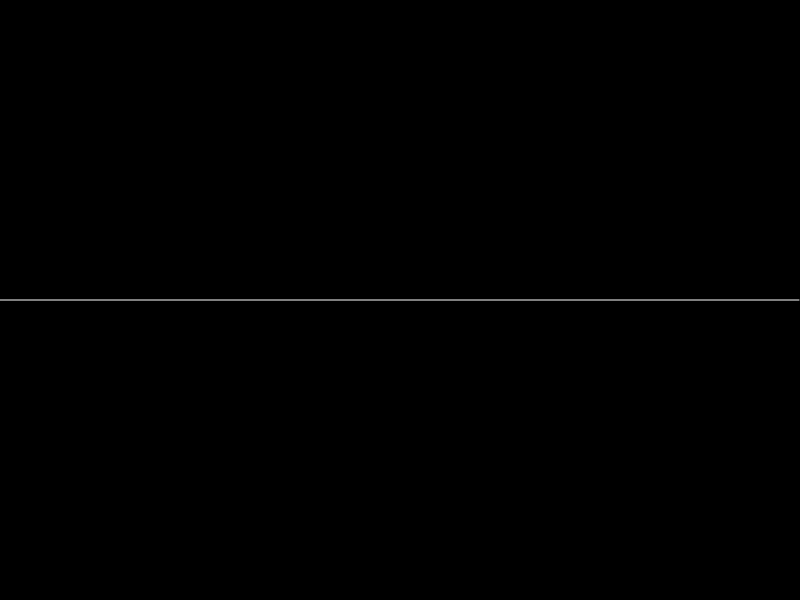
Frame 1 (no input)
Frame 60 (no input): identical to frame 1, image omitted
Frame 120 (the mouse pressed at the canvas centre since frame 60): identical to frame 1, image omitted

The p5.js sketch that drew this single still picture (run headless with seeded random() and noise() and a simulated clock; from frame 60 on, the mouse is pressed at the canvas centre):

// p5.js sketch
// ── sketch.js
let data = [];
let w = 0;
let b = 0;
let Width = 800;
let Height = 600;
function setup() {
	createCanvas(Width,Height);
	
}

function draw() {
	background(0);
	for(var i = 0;i<data.length;i++){
		
		fill(255);
		stroke(255);
		ellipse(data[i][0],data[i][1]*windowHeight,5,5);
	}
	train();
		stroke(255);
		noFill();
		beginShape();
		
		for(var j = 0;j<width;j++){
			vertex(j,Math.round(sigmoid(w*j+b)*Height))
		}
		endShape();
}
function crossentropy(y,p){
	return y*Math.log(p)+(1-y)*Math.log(1-p)
}
function sigmoid(x){
	return 1/(1+Math.exp(-x))
}
function mouseClicked() {
	data.push([mouseX,mouseY/Height])
	
}
function train(){
		for(var j = 0;j<data.length;j++){
			predicted = sigmoid(w*data[j][0]+b)
			error = crossentropy(data[j][1],predicted)
			w-=data[j][0]*(predicted-data[j][1])*0.0001
			b-=(predicted-data[j][1])*0.0001
		}
	}
	
